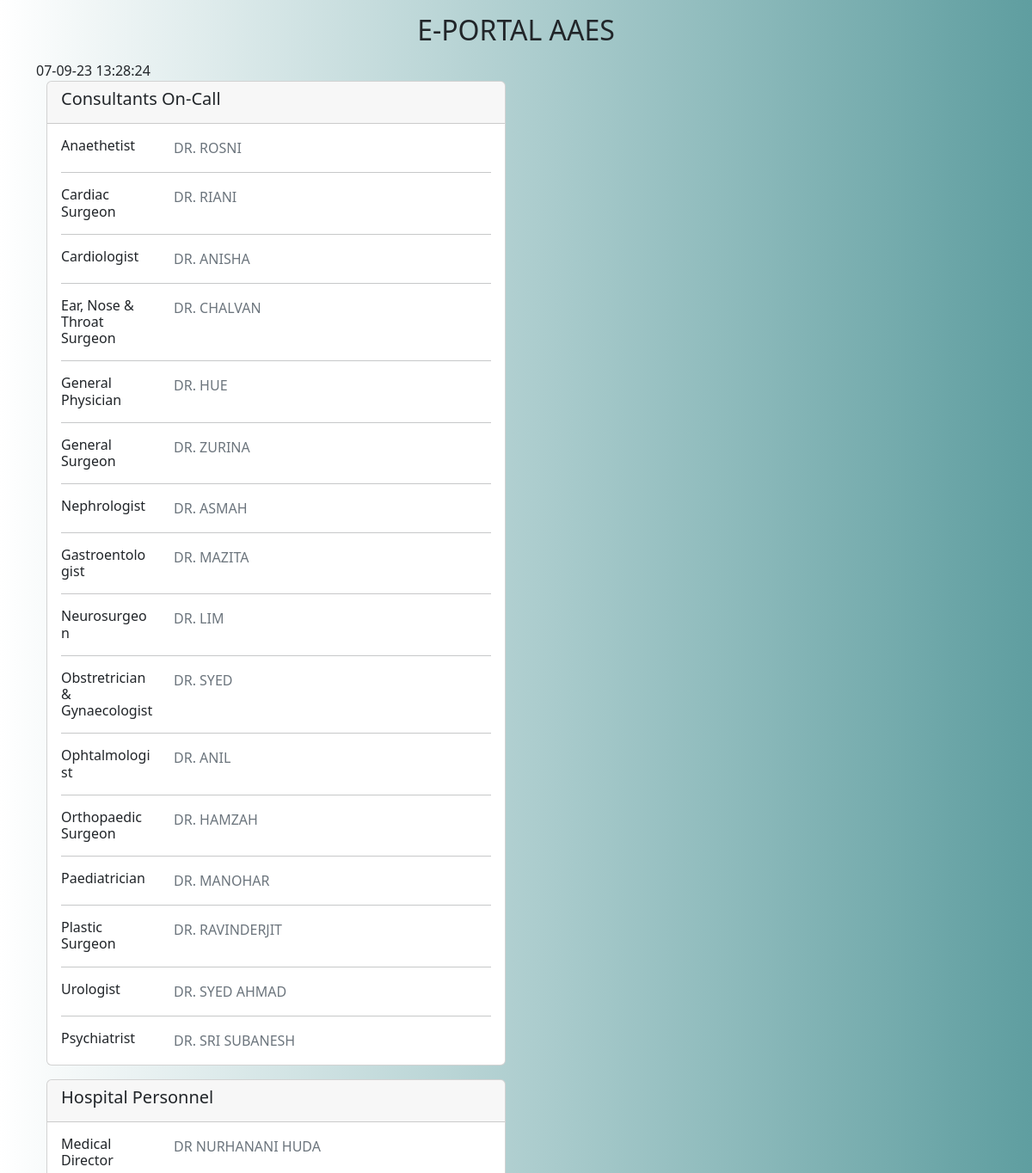
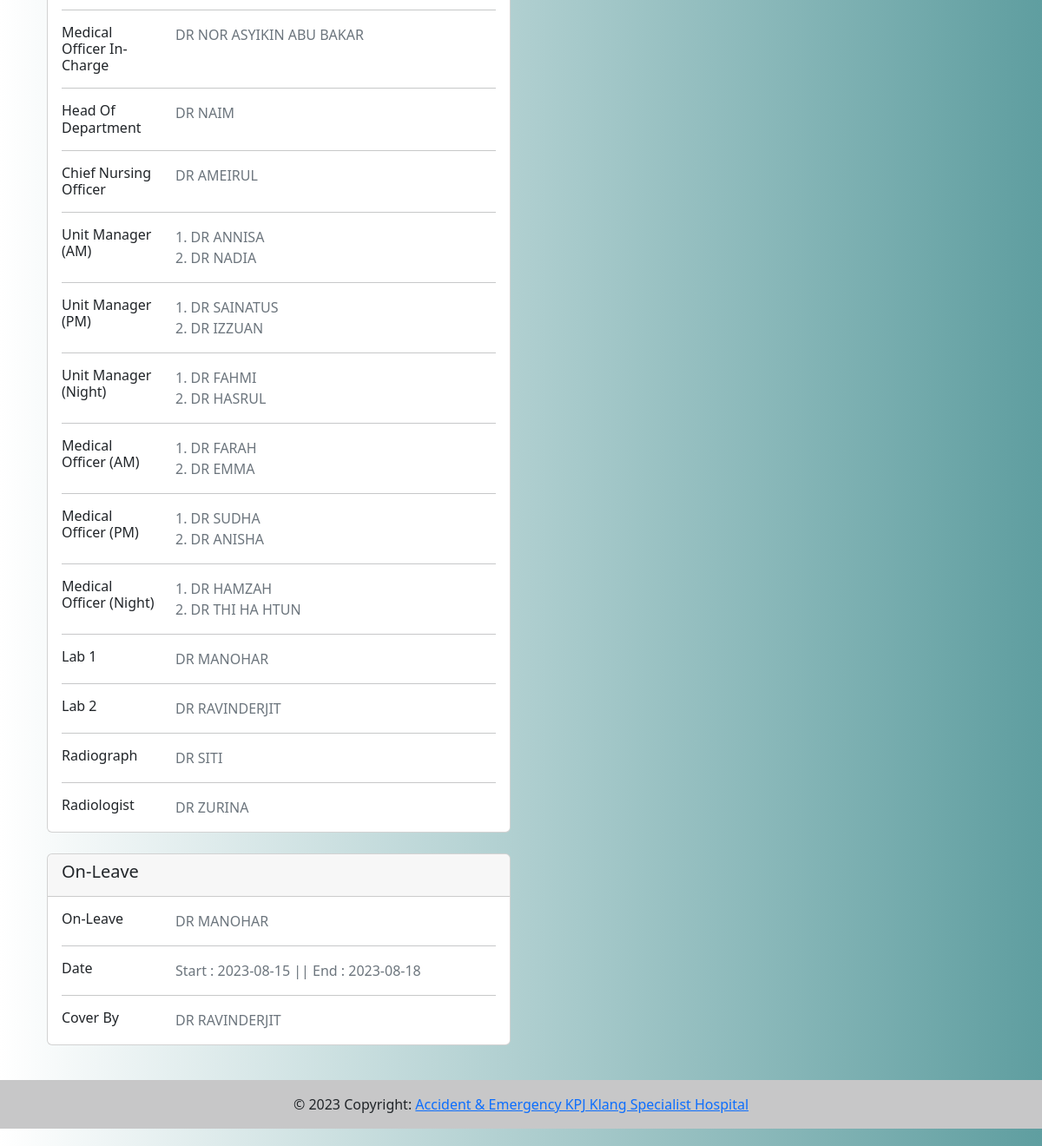
Screenshot of /pelajar/displayPortal.php (signed in) with the database file from the repository (2 pictures, top to bottom).
### tables this page shows
CREATE TABLE `ibubapa` (
  `id_user` varchar(50) NOT NULL,
  `namabapa` varchar(50) NOT NULL,
  `noic_bapa` varchar(50) NOT NULL,
  `pekerjaanbapa` varchar(50) NOT NULL,
  `notel_bapa` varchar(50) NOT NULL,
  `namaibu` varchar(50) NOT NULL,
  `noic_ibu` varchar(50) NOT NULL,
  `pekerjaanibu` varchar(50) NOT NULL,
  `notel_ibu` varchar(50) NOT NULL,
  `neuro` varchar(50) NOT NULL,
  `obstre` varchar(50) NOT NULL,
  `ophtal` varchar(50) NOT NULL,
  `ortho` varchar(50) NOT NULL,
  `paed` varchar(50) NOT NULL,
  `plastic` varchar(50) NOT NULL,
  `urol` varchar(50) NOT NULL,
  `psych` varchar(50) NOT NULL,
  `onleave` varchar(50) NOT NULL,
  `date1` date DEFAULT NULL,
  `date2` date DEFAULT NULL,
  `cover` varchar(50) NOT NULL
);

CREATE TABLE `pelajar` (
  `id_user` varchar(50) NOT NULL,
  `md` varchar(50) NOT NULL,
  `noic` varchar(50) NOT NULL,
  `tempatlahir` varchar(50) NOT NULL,
  `agama` varchar(50) NOT NULL,
  `alamat` varchar(50) NOT NULL,
  `email` varchar(50) NOT NULL,
  `notel` varchar(50) NOT NULL,
  `umPm2` varchar(50) NOT NULL,
  `umNi1` varchar(50) NOT NULL,
  `umNi2` varchar(50) NOT NULL,
  `moAm1` varchar(50) NOT NULL,
  `moAm2` varchar(50) NOT NULL,
  `moPm1` varchar(50) NOT NULL,
  `moPm2` varchar(50) NOT NULL,
  `moNi1` varchar(50) NOT NULL,
  `moNi2` varchar(50) NOT NULL,
  `lab1` varchar(50) NOT NULL,
  `lab2` varchar(50) NOT NULL,
  `radiog` varchar(50) NOT NULL,
  `radiol` varchar(50) NOT NULL
);

### pelajar/displayPortal.php (the view, shortened to what this page needs)
<!doctype html>
<html lang="en">
<?php
include'../loginserver.php';
?>
  <head>
<link href="assets/dist/css/bootstrap.min.css" rel="stylesheet">
<link rel="stylesheet" href="//cdn.jsdelivr.net/npm/alertifyjs@1.13.1/build/css/alertify.min.css"/>
  </head>
  <body>
<main>
  <div class="container-xl mb-4">
    <center>
      <p><h2>E-PORTAL AAES</h2><p>
    </center>
<?php
$currentDateTime = date('d-m-y H:i:s');
echo $currentDateTime;
?>
<div class="container">
            <?php
                            require '../config.php';
                            $query = "SELECT * FROM pelajar WHERE id_user='".$_SESSION['username']."'";
                            $query_run = mysqli_query($conn, $query);
                            $query2 = "SELECT * FROM ibubapa WHERE id_user='".$_SESSION['username']."'";
                            $query_run2 = mysqli_query($conn, $query2);
                            if(mysqli_num_rows($query_run) > 0 && mysqli_num_rows($query_run2)>0)
                            {
  foreach($query_run as $maklumat) {
    foreach($query_run2 as $maklumat2) {
    ?>
<div class="row">
  <br>
  <div class="col-md-6">
    <div class="card mb-3">
      <div class="card-header">
        <h5>Consultants On-Call</h5>
      </div>
      <div class="card-body">
        <div class="row">
          <div class="col-sm-3">
              <h6 class="mb-0">Anaethetist</h6>
          </div>
          <div class="col-sm-9 text-secondary">
              <?= $maklumat2['namabapa'] ?>
          </div>
        </div>
        <hr>
        <div class="row">
          <div class="col-sm-3">
            <h6 class="mb-0">Cardiac Surgeon</h6>
          </div>
        <div class="col-sm-9 text-secondary">
            <?= $maklumat2['noic_bapa'] ?>
        </div>
      </div>
        <hr>
      <div class="row">
          <div class="col-sm-3">
            <h6 class="mb-0">Cardiologist</h6>
          </div>
          <div class="col-sm-9 text-secondary">
            <?= $maklumat2['pekerjaanbapa'] ?>
        </div>
      </div>
      <hr>
      <div class="row">
        <div class="col-sm-3">
            <h6 class="mb-0">Ear, Nose & Throat Surgeon</h6>
        </div>
        <div class="col-sm-9 text-secondary">
            <?= $maklumat2['notel_bapa'] ?>
        </div>
      </div>
      <hr>
      <div class="row">
        <div class="col-sm-3">
            <h6 class="mb-0">General Physician</h6>
        </div>
        <div class="col-sm-9 text-secondary">
            <?= $maklumat2['namaibu'] ?>
        </div>
      </div>
      <hr>
      <div class="row">
        <div class="col-sm-3">
            <h6 class="mb-0">General Surgeon</h6>
        </div>
        <div class="col-sm-9 text-secondary">
            <?= $maklumat2['noic_ibu'] ?>
        </div>
      </div>
      <hr>
      <div class="row">
        <div class="col-sm-3">
            <h6 class="mb-0">Nephrologist</h6>
        </div>
        <div class="col-sm-9 text-secondary">
            <?= $maklumat2['pekerjaanibu'] ?>
        </div>
      </div>
      <hr>
      <div class="row">
        <div class="col-sm-3">
            <h6 class="mb-0">Gastroentologist</h6>
        </div>
        <div class="col-sm-9 text-secondary">
            <?= $maklumat2['notel_ibu'] ?>
        </div>
      </div>
      <hr>
      <div class="row">
        <div class="col-sm-3">
            <h6 class="mb-0">Neurosurgeon</h6>
        </div>
        <div class="col-sm-9 text-secondary">
            <?= $maklumat2['neuro'] ?>
        </div>
      </div>
      <hr>
      <div class="row">
        <div class="col-sm-3">
            <h6 class="mb-0">Obstretrician & Gynaecologist</h6>
        </div>
        <div class="col-sm-9 text-secondary">
            <?= $maklumat2['obstre'] ?>
        </div>
      </div>
      <hr>
      <div class="row">
        <div class="col-sm-3">
            <h6 class="mb-0">Ophtalmologist</h6>
        </div>
        <div class="col-sm-9 text-secondary">
            <?= $maklumat2['ophtal'] ?>
        </div>
      </div>
      <hr>
      <div class="row">
        <div class="col-sm-3">
            <h6 class="mb-0">Orthopaedic Surgeon</h6>
        </div>
        <div class="col-sm-9 text-secondary">
            <?= $maklumat2['ortho'] ?>
        </div>
      </div>
      <hr>
      <div class="row">
        <div class="col-sm-3">
            <h6 class="mb-0">Paediatrician</h6>
        </div>
        <div class="col-sm-9 text-secondary">
            <?= $maklumat2['paed'] ?>
        </div>
      </div>
      <hr>
      <div class="row">
        <div class="col-sm-3">
            <h6 class="mb-0">Plastic Surgeon</h6>
        </div>
        <div class="col-sm-9 text-secondary">
            <?= $maklumat2['plastic'] ?>
        </div>
      </div>
      <hr>
      <div class="row">
        <div class="col-sm-3">
            <h6 class="mb-0">Urologist</h6>
        </div>
        <div class="col-sm-9 text-secondary">
            <?= $maklumat2['urol'] ?>
        </div>
      </div>
      <hr>
      <div class="row">
        <div class="col-sm-3">
            <h6 class="mb-0">Psychiatrist</h6>
        </div>
        <div class="col-sm-9 text-secondary">
            <?= $maklumat2['psych'] ?>
        </div>
      </div>
      </div>
    </div>
  <div class="card mb-4">
      <div class="card-header">
        <h5>Hospital Personnel</h5>
      </div>
    <div class="card-body">
        <div class="row">
          <div class="col-sm-3">
              <h6 class="mb-0">Medical Director</h6>
          </div>
          <div class="col-sm-9 text-secondary">
              <?= $maklumat['md'] ?>
          </div>
        </div>
        <hr>
        <div class="row">
          <div class="col-sm-3">
            <h6 class="mb-0">Medical Officer In-Charge</h6>
          </div>
        <div class="col-sm-9 text-secondary">
            <?= $maklumat['noic'] ?>
        </div>
      </div>
      <hr>
        <div class="row">
          <div class="col-sm-3">
            <h6 class="mb-0">Head Of Department</h6>
          </div>
        <div class="col-sm-9 text-secondary">
            <?= $maklumat['notel'] ?>
        </div>
      </div>
      <hr>
      <div class="row">
          <div class="col-sm-3">
            <h6 class="mb-0">Chief Nursing Officer</h6>
          </div>
          <div class="col-sm-9 text-secondary">
            <?= $maklumat['alamat'] ?>
        </div>
      </div>
      <hr>
      <div class="row">
        <div class="col-sm-3">
            <h6 class="mb-0">Unit Manager (AM)</h6>
        </div>
        <div class="col-sm-9 text-secondary">
            1. <?= $maklumat['agama'] ?>
            <br>
            2. <?= $maklumat['tempatlahir'] ?>
        </div>
      </div>
      <hr>
      <div class="row">
        <div class="col-sm-3">
            <h6 class="mb-0">Unit Manager (PM)</h6>
        </div>
        <div class="col-sm-9 text-secondary">
            1. <?= $maklumat['email'] ?>
            <br>
            2. <?= $maklumat['umPm2'] ?>
        </div>
      </div>
      <hr>
      <div class="row">
        <div class="col-sm-3">
            <h6 class="mb-0">Unit Manager (Night)</h6>
        </div>
        <div class="col-sm-9 text-secondary">
            1. <?= $maklumat['umNi1'] ?>
            <br>
            2. <?= $maklumat['umNi2'] ?>
        </div>
      </div>
      <hr>
      <div class="row">
        <div class="col-sm-3">
            <h6 class="mb-0">Medical Officer (AM)</h6>
        </div>
        <div class="col-sm-9 text-secondary">
            1. <?= $maklumat['moAm1'] ?>
            <br>
            2. <?= $maklumat['moAm2'] ?>
        </div>
      </div>
      <hr>
      <div class="row">
        <div class="col-sm-3">
            <h6 class="mb-0">Medical Officer (PM)</h6>
        </div>
        <div class="col-sm-9 text-secondary">
            1. <?= $maklumat['moPm1'] ?>
            <br>
            2. <?= $maklumat['moPm2'] ?>
        </div>
      </div>
      <hr>
      <div class="row">
        <div class="col-sm-3">
            <h6 class="mb-0">Medical Officer (Night)</h6>
        </div>
        <div class="col-sm-9 text-secondary">
            1. <?= $maklumat['moNi1'] ?>
            <br>
            2. <?= $maklumat['moNi2'] ?>
        </div>
      </div>
      <hr>
      <div class="row">
          <div class="col-sm-3">
            <h6 class="mb-0">Lab 1</h6>
          </div>
          <div class="col-sm-9 text-secondary">
            <?= $maklumat['lab1'] ?>
        </div>
      </div>
      <hr>
      <div class="row">
          <div class="col-sm-3">
            <h6 class="mb-0">Lab 2</h6>
          </div>
          <div class="col-sm-9 text-secondary">
            <?= $maklumat['lab2'] ?>
        </div>
      </div>
      <hr>
      <div class="row">
          <div class="col-sm-3">
            <h6 class="mb-0">Radiograph</h6>
          </div>
          <div class="col-sm-9 text-secondary">
            <?= $maklumat['radiog'] ?>
        </div>
      </div>
      <hr>
      <div class="row">
          <div class="col-sm-3">
            <h6 class="mb-0">Radiologist</h6>
          </div>
          <div class="col-sm-9 text-secondary">
            <?= $maklumat['radiol'] ?>
        </div>
      </div>
    </div>
  </div>
  <div class="card mb-3">
      <div class="card-header">
        <h5>On-Leave</h5>
      </div>
    <div class="card-body">
        <div class="row">
          <div class="col-sm-3">
              <h6 class="mb-0">On-Leave</h6>
          </div>
          <div class="col-sm-9 text-secondary">
              <?= $maklumat2['onleave'] ?>
          </div>
        </div>
        <hr>
        <div class="row">
          <div class="col-sm-3">
            <h6 class="mb-0">Date</h6>
          </div>
        <div class="col-sm-9 text-secondary">
            Start : <?= $maklumat2['date1'] ?> || End : <?= $maklumat2['date2'] ?>
        </div>
      </div>
      <hr>
        <div class="row">
          <div class="col-sm-3">
            <h6 class="mb-0">Cover By</h6>
          </div>
        <div class="col-sm-9 text-secondary">
            <?= $maklumat2['cover'] ?>
        </div>
      </div>
  </div>
  </div>
</div>
    <?php
  }
}
}
 ?>
</div>
</main>
  </body>
  <footer class="bg-light text-center text-lg-start">
  <div class="text-center p-3" style="background-color: hsla(0, 0%, 0%, 0.2);">
    © 2023 Copyright:
    <a href=""> Accident & Emergency KPJ Klang Specialist Hospital</a>
  </div>
</footer>
</html>

### pelajar/displayPortal.php (style rules this page uses)
body { padding-bottom: 20px; background: linear-gradient(to left, CadetBlue, White); }

### rows the page displays
pelajar: md "DR NURHANANI HUDA", noic "DR NOR ASYIKIN ABU BAKAR", notel "DR NAIM", alamat "DR AMEIRUL", agama "DR ANNISA", tempatlahir "DR NADIA", email "DR SAINATUS", umPm2 "DR IZZUAN", umNi1 "DR FAHMI", umNi2 "DR HASRUL", moAm1 "DR FARAH", moAm2 "DR EMMA", moPm1 "DR SUDHA", moPm2 "DR ANISHA", moNi1 "DR HAMZAH", moNi2 "DR THI HA HTUN", lab1 "DR MANOHAR", lab2 "DR RAVINDERJIT", radiog "DR SITI", radiol "DR ZURINA"
ibubapa: namabapa "DR. ROSNI", noic_bapa "DR. RIANI", pekerjaanbapa "DR. ANISHA", notel_bapa "DR. CHALVAN", namaibu "DR. HUE", noic_ibu "DR. ZURINA", pekerjaanibu "DR. ASMAH", notel_ibu "DR. MAZITA", neuro "DR. LIM", obstre "DR. SYED", ophtal "DR. ANIL", ortho "DR. HAMZAH", paed "DR. MANOHAR", plastic "DR. RAVINDERJIT", urol "DR. SYED AHMAD", psych "DR. SRI SUBANESH", onleave "DR MANOHAR", date1 "2023-08-15", date2 "2023-08-18", cover "DR RAVINDERJIT"
